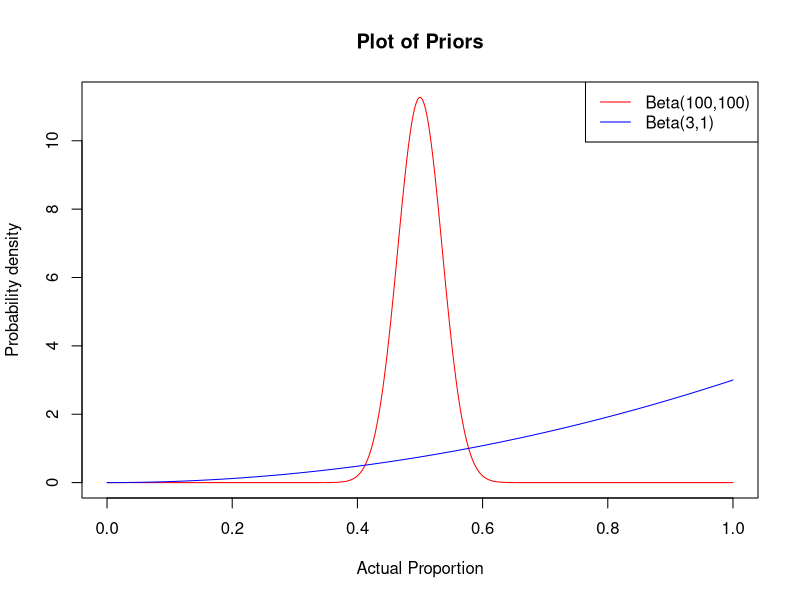

R code for this plot: (Note: a time limit stopped this script after it produced the figure.)
## ---- chunk 1

balanced <- function( i, j, k, l, chooser_params ) {

    n <- i + j + k + l

    if (n%%2) {
        action <- sample(c(1,2), size=1)
    }
    else {
        if (i + j < k + l) {
            action <- 1
        } else {
            action <- 2
        }
    }

    return(action)
}


one_run <- function(n, chooser, chooser_params, alpha) {

    i <- 0
    j <- 0
    k <- 0
    l <- 0

    # set the true probability of success
    p.c <- rbeta( 1, prior.i, prior.j )
    p.n <- rbeta( 1, prior.k, prior.l )

    correctly_reject_nulls <- c()

    for (m in 1:n) {

        # use the chooser function to pick an action
        # in this case, it should return 1 or 2
        action <- chooser( i, j, k, l, chooser_params )
        if (length(action)!=1) {
            chooser_params <- action[2]
            action <- action[1]
        }

        if (action == 1) {

            # decide whether or not the treatment is a success
            sample <- rbinom(1, 1, p.c)

            if (sample == 1) {
                # success!
                i <- i + 1
            } else if (sample == 0) {
                # failure
                j <- j + 1
            }
        } else {
            
            # decide whether or not the treatment is a success
            sample <- rbinom(1, 1, p.n)

            if (sample == 1) {
                # success!
                k <- k + 1
            } else if (sample == 0) {
                # failure
                l <- l + 1
            }
        }

        xtab <- as.table(rbind(c(i, j), c(k, l)))
        dimnames(xtab) <- list(
            group = c("grp1", "grp2"),
            success = c("yes", "no")
        )


        null_rejected <- tryCatch(
            {
                test <- prop.test(xtab)
                test["p.value"] < alpha
            },
            error=function(cond) {
                FALSE
            }
        )
        if (is.na(null_rejected)) {
            null_rejected <- FALSE
        }
        # power is based on _correctly_ rejecting the null
        # we must ignore rejections where the sign is wrong
        p.c_hat <- i/(i+j)
        p.n_hat <- k/(k+l)
        incorrect_direction <- (p.c_hat > p.n_hat) != (p.c > p.n)
        correctly_reject_null <- null_rejected
        if (null_rejected & incorrect_direction) {
            correctly_reject_null <- FALSE
        }

        correctly_reject_nulls <- append(correctly_reject_nulls, correctly_reject_null)
    }

    return(correctly_reject_nulls)
}


simulator <- function(numb_of_sims, numb_of_patients, runner, chooser, chooser_params, alpha) {

    runs <- array(0, dim=numb_of_patients)
    props <- c()

    for (iter in 1:(numb_of_sims)) {
        
        correctly_reject_nulls <- runner(numb_of_patients, chooser, chooser_params, alpha)
        runs <- runs + (correctly_reject_nulls - runs)/(iter+1)
    }

    return(c(runs, props))
}


## ---- chunk 2
numb_of_sims <- 10000
numb_of_patients <- 300

prior.i <- 100
prior.j <- 100
prior.k <- 3
prior.l <- 1

power_threshold <- 0.8
alpha <- 0.05

## ---- chunk 3

png("priors.png", units = "in", width = 5, height = 4, res = 300)

x1 <- seq(0, 1, length=1000)
y1 <- dbeta(x1, prior.i, prior.j)
plot(x1, y1, type="l", col="red", main="Plot of Priors", ylab="Probability density", xlab="Actual Proportion")

x2 <- seq(0, 1, length=1000)
y2 <- dbeta(x1, prior.k, prior.l)
lines(x2, y2, col="blue")
#plot(x2, y2, type="l", col="blue", main="Plot of Prior of the Experimental Treatment", ylab="Probability density", xlab="Actual Proportion", width=5, hight=4)

#legend(x="topright", legend=c(paste0("Beta(",prior.i,",",prior.j,")")), lty=1, col=c("red"))
#legend(x="topright", legend=c(paste0("Beta(",prior.k,",",prior.l,")")), lty=1, col=c("blue"))
legend(x="topright", legend=c(paste0("Beta(",prior.i,",",prior.j,")"), paste0("Beta(",prior.k,",",prior.l,")")), lty=1, col=c("red", "blue"))

dev.off()

## ---- chunk 4

png("power_vs_sample_size.png", units = "in", width = 5, height = 4, res = 300)

y <- simulator(numb_of_sims, numb_of_patients, one_run, balanced, NA, alpha)
x <- 1:numb_of_patients
plot(x,y, ylim=c(0,1), ylab="Expected power",xlab="Sample size",main="Simulations of Optimal Sample Size")
abline(h=power_threshold)
optimal_sample_size <- sum(y < power_threshold); optimal_sample_size
abline(v=optimal_sample_size)

dev.off()

## ---- chunk 5

png("power_vs_sample_size.png", units = "in", width = 5, height = 4, res = 300)

plot(x,y, ylim=c(0,1), cex=0.5, ylab="Expected power",xlab="Sample size",main="Simulations of Optimal Sample Size")
abline(h=power_threshold)
optimal_sample_size <- sum(y < power_threshold); optimal_sample_size
abline(v=optimal_sample_size)



dev.off()
